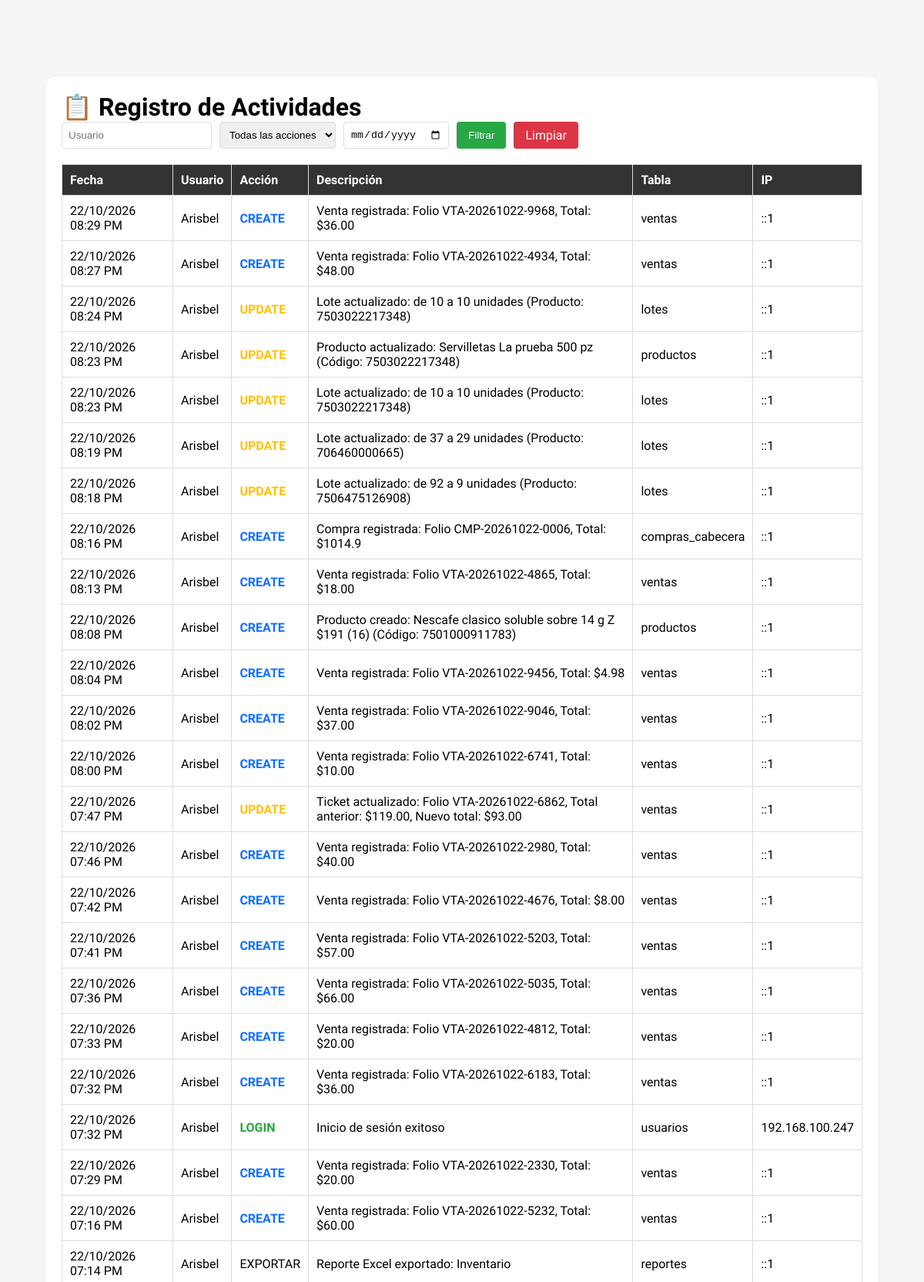
/php/login/actividades.php (signed in, upper part), run on the app's committed database.
### tables this page shows
CREATE TABLE `actividades` (
  `id` int NOT NULL,
  `user_id` int NOT NULL,
  `username` varchar(50) NOT NULL,
  `accion` varchar(100) NOT NULL,
  `descripcion` text,
  `tabla_afectada` varchar(50) DEFAULT NULL,
  `registro_id` varchar(100) DEFAULT NULL,
  `datos_antiguos` text,
  `datos_nuevos` text,
  `ip_address` varchar(45) DEFAULT NULL,
  `user_agent` varchar(255) DEFAULT NULL,
  `fecha` datetime DEFAULT CURRENT_TIMESTAMP
);

### php/login/actividades.php (the view, shortened to what this page needs)
<?php
include("../conexion.php");
$filtro_usuario = $_GET['usuario'] ?? '';
$filtro_fecha = $_GET['fecha'] ?? '';
$where = [];
$sql = "SELECT * FROM actividades " . (!empty($where) ? "WHERE " . implode(' AND ', $where) : "") . " ORDER BY fecha DESC LIMIT 100";
$actividades = mysqli_query($conn, $sql);
?>
<!DOCTYPE html>
<html lang="es">
<head>
    <link rel="stylesheet" href="../../css/AdminPanel-STYLE/dash.css">
    <link rel="stylesheet" href="https://cdn.jsdelivr.net/npm/bootstrap-icons@1.11.3/font/bootstrap-icons.min.css">
</head>
<body>
    <div class="actividades-container">
        <h1>📋 Registro de Actividades</h1>
        <form method="GET" class="filtro-form">
            <input type="text" name="usuario" placeholder="Usuario" value="<?= htmlspecialchars($filtro_usuario) ?>">
            <select name="accion">
                <option value="">Todas las acciones</option>
            </select>
            <input type="date" name="fecha" value="<?= htmlspecialchars($filtro_fecha) ?>">
            <button type="submit"
                style="padding: 8px 15px; background: #28a745; color: white; border: none; border-radius: 4px; cursor: pointer;">Filtrar</button>
            <a href="actividades.php"
                style="padding: 8px 15px; background: #dc3545; color: white; text-decoration: none; border-radius: 4px;">Limpiar</a>
        </form>
        <table class="tabla-actividades">
            <thead>
                <tr>
                    <th>Fecha</th>
                    <th>Usuario</th>
                    <th>Acción</th>
                    <th>Descripción</th>
                    <th>Tabla</th>
                    <th>IP</th>
                </tr>
            </thead>
            <tbody>
                <?php while ($act = mysqli_fetch_assoc($actividades)): ?>
                    <tr>
                        <td><?= date('d/m/Y h:i A', strtotime($act['fecha'])) ?></td>
                        <td><?= htmlspecialchars($act['username']) ?></td>
                        <td class="accion-<?= $act['accion'] ?>"><?= $act['accion'] ?></td>
                        <td><?= htmlspecialchars($act['descripcion']) ?></td>
                        <td><?= $act['tabla_afectada'] ?></td>
                        <td><?= $act['ip_address'] ?></td>
                    </tr>
                <?php endwhile; ?>
            </tbody>
        </table>
    </div>
</body>
</html>

### css/AdminPanel-STYLE/dash.css (style rules this page uses)
* { margin: 0; padding: 0; box-sizing: border-box; }
body { background: #f5f5f5; font-family: 'Kalam', cursive; min-height: 100vh; }

### php/login/actividades.php (style rules this page uses)
.actividades-container { margin: 100px 5% 50px; padding: 20px; background: #fff; border-radius: 10px; }
.tabla-actividades { width: 100%; border-collapse: collapse; }
.tabla-actividades th, .tabla-actividades td { padding: 10px; border: 1px solid #ddd; text-align: left; }
.tabla-actividades th { background: #333; color: white; }
.accion-LOGIN { color: #28a745; font-weight: bold; }
.accion-CREATE { color: #0d6efd; font-weight: bold; }
.accion-UPDATE { color: #ffc107; font-weight: bold; }
.filtro-form { display: flex; gap: 10px; margin-bottom: 20px; flex-wrap: wrap; }
.filtro-form input, .filtro-form select { padding: 8px; border: 1px solid #ddd; border-radius: 4px; }

### data on the page
actividades: fecha "22/10/2026 08:29 PM", username "Arisbel", accion "CREATE", descripcion "Venta registrada: Folio VTA-20261022-9968, Total: $36.00", tabla_afectada "ventas", ip_address "::1"
actividades: fecha "22/10/2026 08:27 PM", username "Arisbel", accion "CREATE", descripcion "Venta registrada: Folio VTA-20261022-4934, Total: $48.00", tabla_afectada "ventas", ip_address "::1"
actividades: fecha "22/10/2026 08:24 PM", username "Arisbel", accion "UPDATE", descripcion "Lote actualizado: de 10 a 10 unidades (Producto: 7503022217348)", tabla_afectada "lotes", ip_address "::1"
actividades: fecha "22/10/2026 08:23 PM", username "Arisbel", accion "UPDATE", descripcion "Producto actualizado: Servilletas La prueba 500 pz (Código: 7503022217348)", tabla_afectada "productos", ip_address "::1"
actividades: fecha "22/10/2026 08:23 PM", username "Arisbel", accion "UPDATE", descripcion "Lote actualizado: de 10 a 10 unidades (Producto: 7503022217348)", tabla_afectada "lotes", ip_address "::1"
actividades: fecha "22/10/2026 08:19 PM", username "Arisbel", accion "UPDATE", descripcion "Lote actualizado: de 37 a 29 unidades (Producto: 706460000665)", tabla_afectada "lotes", ip_address "::1"
actividades: fecha "22/10/2026 08:18 PM", username "Arisbel", accion "UPDATE", descripcion "Lote actualizado: de 92 a 9 unidades (Producto: 7506475126908)", tabla_afectada "lotes", ip_address "::1"
actividades: fecha "22/10/2026 08:16 PM", username "Arisbel", accion "CREATE", descripcion "Compra registrada: Folio CMP-20261022-0006, Total: $1014.9", tabla_afectada "compras_cabecera", ip_address "::1"
actividades: fecha "22/10/2026 08:13 PM", username "Arisbel", accion "CREATE", descripcion "Venta registrada: Folio VTA-20261022-4865, Total: $18.00", tabla_afectada "ventas", ip_address "::1"
actividades: fecha "22/10/2026 08:08 PM", username "Arisbel", accion "CREATE", descripcion "Producto creado: Nescafe clasico soluble sobre 14 g Z $191 (16) (Código: 7501000911783)", tabla_afectada "productos", ip_address "::1"
actividades: fecha "22/10/2026 08:04 PM", username "Arisbel", accion "CREATE", descripcion "Venta registrada: Folio VTA-20261022-9456, Total: $4.98", tabla_afectada "ventas", ip_address "::1"
actividades: fecha "22/10/2026 08:02 PM", username "Arisbel", accion "CREATE", descripcion "Venta registrada: Folio VTA-20261022-9046, Total: $37.00", tabla_afectada "ventas", ip_address "::1"
actividades: fecha "22/10/2026 08:00 PM", username "Arisbel", accion "CREATE", descripcion "Venta registrada: Folio VTA-20261022-6741, Total: $10.00", tabla_afectada "ventas", ip_address "::1"
actividades: fecha "22/10/2026 07:47 PM", username "Arisbel", accion "UPDATE", descripcion "Ticket actualizado: Folio VTA-20261022-6862, Total anterior: $119.00, Nuevo total: $93.00", tabla_afectada "ventas", ip_address "::1"
actividades: fecha "22/10/2026 07:46 PM", username "Arisbel", accion "CREATE", descripcion "Venta registrada: Folio VTA-20261022-2980, Total: $40.00", tabla_afectada "ventas", ip_address "::1"
actividades: fecha "22/10/2026 07:42 PM", username "Arisbel", accion "CREATE", descripcion "Venta registrada: Folio VTA-20261022-4676, Total: $8.00", tabla_afectada "ventas", ip_address "::1"
actividades: fecha "22/10/2026 07:41 PM", username "Arisbel", accion "CREATE", descripcion "Venta registrada: Folio VTA-20261022-5203, Total: $57.00", tabla_afectada "ventas", ip_address "::1"
actividades: fecha "22/10/2026 07:36 PM", username "Arisbel", accion "CREATE", descripcion "Venta registrada: Folio VTA-20261022-5035, Total: $66.00", tabla_afectada "ventas", ip_address "::1"
actividades: fecha "22/10/2026 07:33 PM", username "Arisbel", accion "CREATE", descripcion "Venta registrada: Folio VTA-20261022-4812, Total: $20.00", tabla_afectada "ventas", ip_address "::1"
actividades: fecha "22/10/2026 07:32 PM", username "Arisbel", accion "CREATE", descripcion "Venta registrada: Folio VTA-20261022-6183, Total: $36.00", tabla_afectada "ventas", ip_address "::1"
actividades: fecha "22/10/2026 07:32 PM", username "Arisbel", accion "LOGIN", descripcion "Inicio de sesión exitoso", tabla_afectada "usuarios", ip_address "192.168.100.247"
actividades: fecha "22/10/2026 07:29 PM", username "Arisbel", accion "CREATE", descripcion "Venta registrada: Folio VTA-20261022-2330, Total: $20.00", tabla_afectada "ventas", ip_address "::1"
actividades: fecha "22/10/2026 07:16 PM", username "Arisbel", accion "CREATE", descripcion "Venta registrada: Folio VTA-20261022-5232, Total: $60.00", tabla_afectada "ventas", ip_address "::1"
actividades: fecha "22/10/2026 07:14 PM", username "Arisbel", accion "EXPORTAR", descripcion "Reporte Excel exportado: Inventario", tabla_afectada "reportes", ip_address "::1"
